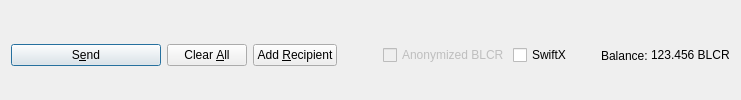
         <widget class="QFrame" name="frame_Send">
          <layout class="QHBoxLayout" name="horizontalLayout">
           <property name="bottomMargin">
            <number>0</number>
           </property>
           <item>
            <widget class="QPushButton" name="sendButton">
             <property name="minimumSize">
              <size>
               <width>150</width>
               <height>0</height>
              </size>
             </property>
             <property name="toolTip">
              <string>Confirm the send action</string>
             </property>
             <property name="text">
              <string>S&amp;end</string>
             </property>
             <property name="icon">
              <iconset resource="../blacercoin.qrc">
               <normaloff>:/icons/send</normaloff>:/icons/send</iconset>
             </property>
             <property name="autoDefault">
              <bool>false</bool>
             </property>
             <property name="default">
              <bool>true</bool>
             </property>
            </widget>
           </item>
           <item>
            <widget class="QPushButton" name="clearButton">
             <property name="sizePolicy">
              <sizepolicy hsizetype="Minimum" vsizetype="Fixed">
               <horstretch>0</horstretch>
               <verstretch>0</verstretch>
              </sizepolicy>
             </property>
             <property name="toolTip">
              <string>Clear all fields of the form.</string>
             </property>
             <property name="text">
              <string>Clear &amp;All</string>
             </property>
             <property name="icon">
              <iconset resource="../blacercoin.qrc">
               <normaloff>:/icons/remove</normaloff>:/icons/remove</iconset>
             </property>
             <property name="autoDefault">
              <bool>false</bool>
             </property>
            </widget>
           </item>
           <item>
            <widget class="QPushButton" name="addButton">
             <property name="toolTip">
              <string>Send to multiple recipients at once</string>
             </property>
             <property name="text">
              <string>Add &amp;Recipient</string>
             </property>
             <property name="icon">
              <iconset resource="../blacercoin.qrc">
               <normaloff>:/icons/add</normaloff>:/icons/add</iconset>
             </property>
             <property name="autoDefault">
              <bool>false</bool>
             </property>
            </widget>
           </item>
           <item>
            <spacer name="horizontalSpacer">
             <property name="orientation">
              <enum>Qt::Horizontal</enum>
             </property>
             <property name="sizeHint" stdset="0">
              <size>
               <width>40</width>
               <height>20</height>
              </size>
             </property>
            </spacer>
           </item>
           <item>
            <layout class="QHBoxLayout" name="horizontalLayout_2">
             <property name="spacing">
              <number>3</number>
             </property>
             <item>
              <widget class="QCheckBox" name="checkzBLCR">
               <property name="enabled">
                <bool>false</bool>
               </property>
               <property name="text">
                <string>Anonymized BLCR</string>
               </property>
              </widget>
             </item>
             <item>
              <widget class="QCheckBox" name="checkSwiftTX">
               <property name="enabled">
                <bool>true</bool>
               </property>
               <property name="minimumSize">
                <size>
                 <width>85</width>
                 <height>0</height>
                </size>
               </property>
               <property name="text">
                <string>SwiftX</string>
               </property>
              </widget>
             </item>
             <item>
              <widget class="QLabel" name="label">
               <property name="text">
                <string>Balance:</string>
               </property>
              </widget>
             </item>
             <item>
              <widget class="QLabel" name="labelBalance">
               <property name="sizePolicy">
                <sizepolicy hsizetype="Preferred" vsizetype="Fixed">
                 <horstretch>0</horstretch>
                 <verstretch>0</verstretch>
                </sizepolicy>
               </property>
               <property name="cursor">
                <cursorShape>IBeamCursor</cursorShape>
               </property>
               <property name="text">
                <string notr="true">123.456 BLCR</string>
               </property>
               <property name="textInteractionFlags">
                <set>Qt::LinksAccessibleByMouse|Qt::TextSelectableByKeyboard|Qt::TextSelectableByMouse</set>
               </property>
              </widget>
             </item>
            </layout>
           </item>
          </layout>
         </widget>
